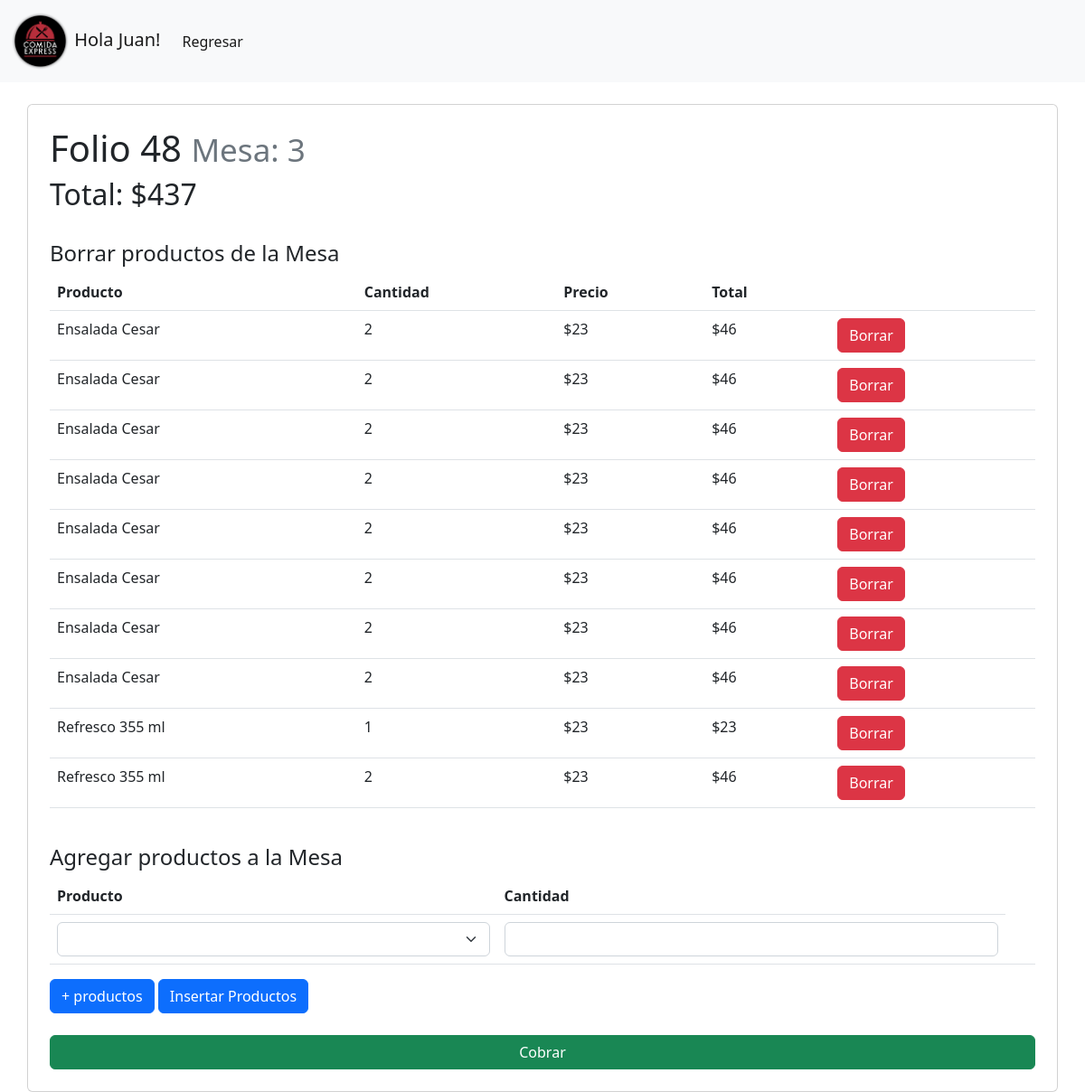
The page /mesero/db/editar.php?id=48 (signed in) on the database its author committed.
### tables this page shows
CREATE TABLE `ticket` (
  `folio` int(11) NOT NULL,
  `usuario` int(11) NOT NULL,
  `fecha` datetime DEFAULT NULL,
  `mesa` varchar(12) DEFAULT NULL,
  `impuesto` float DEFAULT NULL,
  `total` float DEFAULT NULL,
  `estado` varchar(10) NOT NULL,
  `fecha_salida` datetime DEFAULT NULL
);

CREATE TABLE `detalle_ticket` (
  `id_detalle_ticket` int(11) NOT NULL,
  `id_producto` int(11) NOT NULL,
  `folio` int(11) NOT NULL,
  `cantidad` int(11) DEFAULT NULL,
  `precio` float DEFAULT NULL
);

CREATE TABLE `producto` (
  `id_producto` int(11) NOT NULL,
  `categoria_id_categoria` int(11) NOT NULL,
  `nombre` varchar(30) DEFAULT NULL,
  `Precio_de_Venta` float DEFAULT NULL,
  `Descripcion` tinytext DEFAULT NULL
);

### mesero/db/funciones.php (called while the page is built, shortened)
<?php
function editarMesa($conn,$folio){
    $sql="SELECT * FROM ticket WHERE folio = '$folio'";
    $result = mysqli_query($conn, $sql);
    $data = mysqli_fetch_array($result, MYSQLI_NUM);
    return $data;
}
function detalleTicket($conn,$id){
    $sql = "SELECT detalle_ticket.id_detalle_ticket AS'ID', producto.nombre AS 'Producto', detalle_ticket.cantidad,producto.Precio_de_Venta AS 'Precio',detalle_ticket.precio AS 'Total' FROM producto JOIN detalle_ticket ON producto.id_producto = detalle_ticket.id_producto WHERE detalle_ticket.folio = '$id' ORDER BY detalle_ticket.id_detalle_ticket";
    $result = mysqli_query($conn, $sql);
    $data = mysqli_fetch_all($result, MYSQLI_NUM);
    return $data;
}
?>

### mesero/db/editar.php (the view, shortened to what this page needs)
<?php
include 'funciones.php';
include 'conn.php';
$datos = editarMesa($conn,$_GET["id"]);
$idProducto = $_GET["id"];
?>
<!DOCTYPE html>
<html lang="en">
<head>
    <link href="https://cdn.jsdelivr.net/npm/bootstrap@5.2.0-beta1/dist/css/bootstrap.min.css" rel="stylesheet">
</head>
<body>
    <nav class="navbar navbar-expand-lg bg-light">
        <div class="container-fluid">
            <a class="navbar-brand" href="#">
            <img src="../../img/logo1.png" alt="" width="" height="65" class="d-inline-block align-text-center">
            Hola <?php echo $_SESSION['usuario'];?>!
            </a>
            <div class="collapse navbar-collapse" id="navbarNav">
            <ul class="navbar-nav">
                <li class="nav-item">
                <a class="nav-link active" aria-current="page" href="../">Regresar</a>
                </li>
            </ul>
            </div>
        </div>
    </nav>
<div class="container card mt-4">
    <div class="container mt-4">
        <h1>
        Folio <?php echo $datos[0];?>
        <small class="text-muted">Mesa: <?php echo $datos[3];?></small>
        </h1>
        <h2>
            Total: $<?php echo $datos[5];?>
        </h2>
    </div>
    <div class="container mt-4">
        <h4>Borrar productos de la Mesa</h4>
        <table class="table">
            <thead>
                    <tr>
                        <th>Producto</th>
                        <th>Cantidad</th>
                        <th>Precio</th>
                        <th>Total</th>
                        <th></th>
                    </tr>
            </thead>
            <tbody>
                <?php
                foreach(detalleTicket($conn,$idProducto) as $array){
                    echo "<tr>";
                    echo "<td>" . $array[1] . "</td>";
                    echo "<td>" . $array[2] . "</td>";
                    echo "<td>$" . $array[3] . "</td>";
                    echo "<td>$" . $array[4] . "</td>";
                    echo "<td><a href='borrar.php?idProducto=$array[0]&id=$idProducto' class='btn btn-danger'>Borrar</a></td>";
                    echo "</tr>";
                }
                ?>
            </tbody>
        </table>
    </div>
    <div class="container mt-4">
    <h4>Agregar productos a la Mesa</h4>
    <form action="productoTicket.php?id=<?php echo $_GET["id"]?>" method="POST">
        <table class="table">
            <thead>
                <tr>
                    <th>Producto</th>
                    <th>Cantidad</th>
                </tr>
            </thead>
            <tbody id="contenedor">
                <tr class="producto1">
                    <td>
                        <select name="producto[1]" id="producto1" class="form-select">
                            <option></option>
                        </select>
                    </td>
                    <td>
                        <input type="number" min="1" name="cantidad[1]"  class="form-control" required>
                    </td>
                    <td>
                    </td>
                </tr>
            </tbody>
        </table>
        <button type="button" id="agregar" class="btn btn-primary">+ productos</button>
        <input type="submit" value="Insertar Productos" class="btn btn-primary">
    </form>
    </div>
<div class="container mt-4 mb-4">
    <div class="d-grid gap-2">
        <a href="cobrar.php?id=<?php echo $idProducto?>" class="btn btn-success">Cobrar</a>
    </div>
</div>
</div>
</body>
</html>

### rows shown on the page
ticket: folio "48", mesa "3", total "437"
detalle_ticket: producto.nombre "Ensalada Cesar", cantidad "2", producto.Precio_de_Venta "23", precio "46"
detalle_ticket: producto.nombre "Ensalada Cesar", cantidad "2", producto.Precio_de_Venta "23", precio "46"
detalle_ticket: producto.nombre "Ensalada Cesar", cantidad "2", producto.Precio_de_Venta "23", precio "46"
detalle_ticket: producto.nombre "Ensalada Cesar", cantidad "2", producto.Precio_de_Venta "23", precio "46"
detalle_ticket: producto.nombre "Ensalada Cesar", cantidad "2", producto.Precio_de_Venta "23", precio "46"
detalle_ticket: producto.nombre "Ensalada Cesar", cantidad "2", producto.Precio_de_Venta "23", precio "46"
detalle_ticket: producto.nombre "Ensalada Cesar", cantidad "2", producto.Precio_de_Venta "23", precio "46"
detalle_ticket: producto.nombre "Ensalada Cesar", cantidad "2", producto.Precio_de_Venta "23", precio "46"
detalle_ticket: producto.nombre "Refresco 355 ml", cantidad "1", producto.Precio_de_Venta "23", precio "23"
detalle_ticket: producto.nombre "Refresco 355 ml", cantidad "2", producto.Precio_de_Venta "23", precio "46"

### other values the page prints
$_SESSION['usuario'] "Juan"
